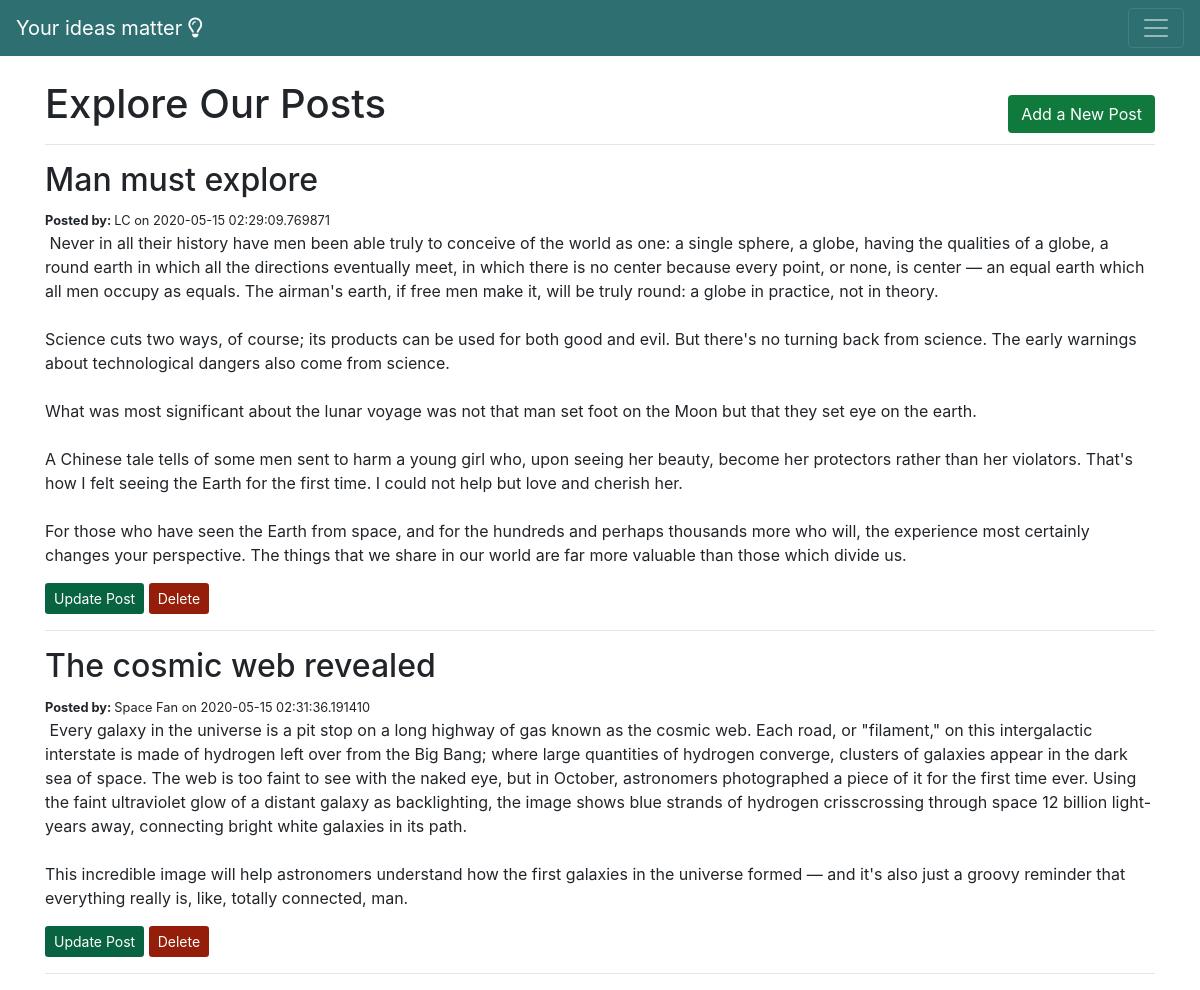
The page /posts on the database its author committed.
### app.py (models this page shows, shortened)
class BlogPost(db.Model):
    id = db.Column(db.Integer, primary_key=True)
    title = db.Column(db.String(100), nullable=False)
    content = db.Column(db.Text, nullable=False)
    author = db.Column(db.String(20), nullable=False, default='N/A')
    date_posted = db.Column(db.DateTime, nullable=False, default=datetime.utcnow)

### app.py (the view)
@app.route('/posts', methods=['GET', 'POST'])
def posts():
    if request.method == 'POST':
        post_title = request.form['title']
        post_content = request.form['content']
        post_author = request.form['author']
        new_post = BlogPost(title=post_title, content=post_content, author=post_author)
        db.session.add(new_post)
        db.session.commit()
        return redirect('/posts')
    else:
        all_posts = BlogPost.query.order_by(BlogPost.date_posted).all()
        return render_template('posts.html', posts = all_posts)

### templates/posts.html (shortened to what this page needs)
{% extends 'base.html' %}  {% block body %}
<br>
<div>
    <h1 style="display: inline;">Explore Our Posts</h1>
    <a style="margin-top: 15px; background-color: rgb(16, 122, 60); color: white;" href="/posts/add" class="btn float-right">Add a New Post</a>
</div>
<hr> {% for post in posts %}
<h2>{{post.title}}</h2>
{% if post.author %}
<small><strong>Posted by: </strong>{{ post.author }} on {{post.date_posted}}</small> {% else %}
<small><strong>Posted by: </strong>Anonym on {{post.date_posted}} </small> {%endif%}
<p style="white-space: pre-wrap;"> {{post.content}}</p>
<a style="background-color: rgb(8, 99, 64); color: white;" class="btn btn-sm" href="/posts/edit/{{post.id}}">Update Post</a>
<a style="background-color: rgb(148, 30, 9); color: white;" class="btn btn-sm" href="/posts/delete/{{post.id}}">Delete</a>
<hr> {% endfor %} {% endblock %}

### templates/base.html (shortened to what this page needs)
<!DOCTYPE html>
<html lang="en">
<head>
    <link rel="stylesheet" href="/static/css/main.css" type="text/css">
    <link rel="stylesheet" href="https://stackpath.bootstrapcdn.com/bootstrap/4.5.0/css/bootstrap.min.css">
</head>
<body>
    <nav class="navbar navbar-dark" style="background-color:rgb(46, 112, 114)">
        <a class="navbar-brand" href="/"> Your ideas matter   <i class="far fa-lightbulb"></i></a>
        <button class="navbar-toggler" type="button" data-toggle="collapse" data-target="#navbarsExample01" aria-controls="navbarsExample01" aria-expanded="false" aria-label="Toggle navigation">
          <span class="navbar-toggler-icon"></span>
        </button>
    </nav>
    <div class="container">
        {% block body %} {% endblock %}
    </div>
</body>
</html>

### static/css/main.css (style rules this page uses)
body { font-family: Helvetica, sans-serif; }

### rows shown on the page
BlogPost: title "Man must explore", author "LC", date_posted "2020-05-15 02:29:09.769871", content "Never in all their history have men been able truly to conceive of the world as one: a single sphere, a globe, having the qualities of a globe, a round earth in which all the directions eventually meet, in which there is no center because every point, or none, is center — an equal earth which all men occupy as equals. The airman's earth, if free men make it, will be truly round: a globe in practice, not in theory. Science cuts two ways, of course; its products can be used for both good and evil. But there's no turning back from science. The early warnings about technological dangers also come from science. What was most significant about the lunar voyage was not that man set foot on the…"
BlogPost: title "The cosmic web revealed", author "Space Fan", date_posted "2020-05-15 02:31:36.191410", content "Every galaxy in the universe is a pit stop on a long highway of gas known as the cosmic web. Each road, or \"filament,\" on this intergalactic interstate is made of hydrogen left over from the Big Bang; where large quantities of hydrogen converge, clusters of galaxies appear in the dark sea of space. The web is too faint to see with the naked eye, but in October, astronomers photographed a piece of it for the first time ever. Using the faint ultraviolet glow of a distant galaxy as backlighting, the image shows blue strands of hydrogen crisscrossing through space 12 billion light-years away, connecting bright white galaxies in its path. This incredible image will help astronomers understand…"
